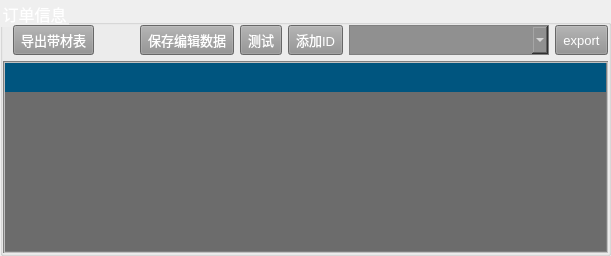
               <widget class="QGroupBox" name="groupBox">
                <property name="font">
                 <font>
                  <pointsize>12</pointsize>
                 </font>
                </property>
                <property name="styleSheet">
                 <string notr="true">color: rgb(255, 255, 255);</string>
                </property>
                <property name="title">
                 <string>订单信息</string>
                </property>
                <layout class="QGridLayout" name="gridLayout_4">
                 <property name="leftMargin">
                  <number>0</number>
                 </property>
                 <property name="topMargin">
                  <number>0</number>
                 </property>
                 <property name="rightMargin">
                  <number>0</number>
                 </property>
                 <property name="bottomMargin">
                  <number>0</number>
                 </property>
                 <item row="1" column="0">
                  <widget class="stripQualityView" name="tableView_stripQuality">
                   <property name="styleSheet">
                    <string notr="true">QTableView{
    color: white;                                       /*表格内文字颜色*/
    gridline-color: black;                              /*表格内框颜色*/
    background-color: rgb(108, 108, 108);               /*表格内背景色*/
    alternate-background-color: rgb(64, 64, 64);
    selection-color: white;                             /*选中区域的文字颜色*/ 
    selection-background-color: transparent;       /*选中区域的背景色*/
    border: 2px groove gray;
    border-radius: 0px;
    padding: 0px 0px;
    /*background-color: rgb(250, 250, 115);*/
    /*alternate-background-color: rgb(141, 163, 215);*/
}
QHeaderView{
    color: white;
    font: bold 10pt;
    background-color: rgb(0, 85, 127);/*设置表头空白区域背景色*/
    border: 0px solid rgb(144, 144, 144);
    border:0px solid rgb(191,191,191);
    border-left-color: rgba(255, 255, 255, 0);
    border-top-color: rgba(255, 255, 255, 0);
    border-radius:0px;
    min-height:29px;
}
QHeaderView#hHeader::section {
    background-color:darkcyan;
    color: red;
    padding-left: 4px;
    border: 1px solid #6c6c6c;
    height:40;
    width:300;
    selection-background-color: rgb(0, 85, 127);
}
QHeaderView#vHeader::section {
    background-color: #000000;
    color: white;
    padding-left: 4px;
    border: 1px solid #6c6c6c;
    width:30;
}</string>
                   </property>
                  </widget>
                 </item>
                 <item row="0" column="0">
                  <layout class="QHBoxLayout" name="horizontalLayout_5">
                   <property name="topMargin">
                    <number>0</number>
                   </property>
                   <item>
                    <spacer name="horizontalSpacer_9">
                     <property name="orientation">
                      <enum>Qt::Horizontal</enum>
                     </property>
                     <property name="sizeType">
                      <enum>QSizePolicy::Fixed</enum>
                     </property>
                     <property name="sizeHint" stdset="0">
                      <size>
                       <width>10</width>
                       <height>20</height>
                      </size>
                     </property>
                    </spacer>
                   </item>
                   <item>
                    <widget class="QToolButton" name="toolButton_export_endReport">
                     <property name="minimumSize">
                      <size>
                       <width>60</width>
                       <height>30</height>
                      </size>
                     </property>
                     <property name="font">
                      <font>
                       <pointsize>10</pointsize>
                      </font>
                     </property>
                     <property name="styleSheet">
                      <string notr="true">QToolButton#toolButton_export_endReport{	
color: rgb(255, 255, 255);
background-color: rgb(144, 144, 144);
}
QToolButton#toolButton_export_endReport:disabled{
        background-color: rgb(144, 144, 144);
		color: #bbbbbb;
		outline: none;
		border-style:inset;
    }</string>
                     </property>
                     <property name="text">
                      <string>导出带材表</string>
                     </property>
                    </widget>
                   </item>
                   <item>
                    <spacer name="horizontalSpacer_5">
                     <property name="orientation">
                      <enum>Qt::Horizontal</enum>
                     </property>
                     <property name="sizeHint" stdset="0">
                      <size>
                       <width>40</width>
                       <height>20</height>
                      </size>
                     </property>
                    </spacer>
                   </item>
                   <item>
                    <widget class="QToolButton" name="toolButton_editDataSave">
                     <property name="minimumSize">
                      <size>
                       <width>0</width>
                       <height>30</height>
                      </size>
                     </property>
                     <property name="font">
                      <font>
                       <pointsize>10</pointsize>
                      </font>
                     </property>
                     <property name="styleSheet">
                      <string notr="true">QToolButton#toolButton_editDataSave{	
color: rgb(255, 255, 255);
background-color: rgb(144, 144, 144);
}
QToolButton#toolButton_editDataSave:disabled{
        background-color: rgb(144, 144, 144);
		color: #bbbbbb;
		outline: none;
		border-style:inset;
    }</string>
                     </property>
                     <property name="text">
                      <string>保存编辑数据</string>
                     </property>
                    </widget>
                   </item>
                   <item>
                    <widget class="QToolButton" name="toolButton_saveData_test">
                     <property name="minimumSize">
                      <size>
                       <width>0</width>
                       <height>30</height>
                      </size>
                     </property>
                     <property name="font">
                      <font>
                       <pointsize>10</pointsize>
                      </font>
                     </property>
                     <property name="styleSheet">
                      <string notr="true">QToolButton#toolButton_saveData_test{	
color: rgb(255, 255, 255);
background-color: rgb(144, 144, 144);
}
QToolButton#toolButton_saveData_test:disabled{
        background-color: rgb(144, 144, 144);
		color: #bbbbbb;
		outline: none;
		border-style:inset;
    }</string>
                     </property>
                     <property name="text">
                      <string>测试</string>
                     </property>
                    </widget>
                   </item>
                   <item>
                    <widget class="QToolButton" name="toolButton_addRecord_test">
                     <property name="minimumSize">
                      <size>
                       <width>0</width>
                       <height>30</height>
                      </size>
                     </property>
                     <property name="font">
                      <font>
                       <pointsize>10</pointsize>
                      </font>
                     </property>
                     <property name="styleSheet">
                      <string notr="true">QToolButton#toolButton_addRecord_test{	
color: rgb(255, 255, 255);
background-color: rgb(144, 144, 144);
}
QToolButton#toolButton_addRecord_test:disabled{
        background-color: rgb(144, 144, 144);
		color: #bbbbbb;
		outline: none;
		border-style:inset;
    }</string>
                     </property>
                     <property name="text">
                      <string>添加ID</string>
                     </property>
                    </widget>
                   </item>
                   <item>
                    <widget class="QComboBox" name="comboBox_juanhao">
                     <property name="minimumSize">
                      <size>
                       <width>200</width>
                       <height>30</height>
                      </size>
                     </property>
                     <property name="font">
                      <font>
                       <pointsize>12</pointsize>
                      </font>
                     </property>
                     <property name="styleSheet">
                      <string notr="true">QComboBox{
border:1px solid gray;
color: rgb(255, 255, 255);
background-color: rgb(144, 144, 144);
height: 50px;
}
/* 下拉后，整个下拉窗体样式 */
QComboBox QAbstractItemView {
    /*outline: 1px solid gray;    选定项的虚框 */
    border: 0px solid gray;   /* 整个下拉窗体的边框 */
    color: white;
    background-color: #545454;   /* 整个下拉窗体的背景色 */
    selection-background-color: #55aaff;   /* 整个下拉窗体被选中项的背景色 */
}

/* 下拉后，整个下拉窗体每项的样式 */
QComboBox QAbstractItemView::item {
    height: 50px;   /* 项的高度 */
}

/* 下拉后，整个下拉窗体越过每项的样式 */
QComboBox QAbstractItemView::item:hover {
    color: #FFFFFF;
    background-color: #55aaff;   /* 整个下拉窗体越过每项的背景色 */
}

/* 下拉后，整个下拉窗体被选择的每项的样式 */
QComboBox QAbstractItemView::item:selected {
    color: #FFFFFF;
    background-color: #55aaff;
}</string>
                     </property>
                    </widget>
                   </item>
                   <item>
                    <widget class="QToolButton" name="toolButton_export_stripQuality">
                     <property name="minimumSize">
                      <size>
                       <width>0</width>
                       <height>30</height>
                      </size>
                     </property>
                     <property name="font">
                      <font>
                       <pointsize>10</pointsize>
                      </font>
                     </property>
                     <property name="styleSheet">
                      <string notr="true">QToolButton#toolButton_export_stripQuality{	
color: rgb(255, 255, 255);
background-color: rgb(144, 144, 144);
}
QToolButton#toolButton_export_stripQuality:disabled{
        background-color: rgb(144, 144, 144);
		color: #bbbbbb;
		outline: none;
		border-style:inset;
    }</string>
                     </property>
                     <property name="text">
                      <string>export</string>
                     </property>
                    </widget>
                   </item>
                  </layout>
                 </item>
                </layout>
               </widget>
